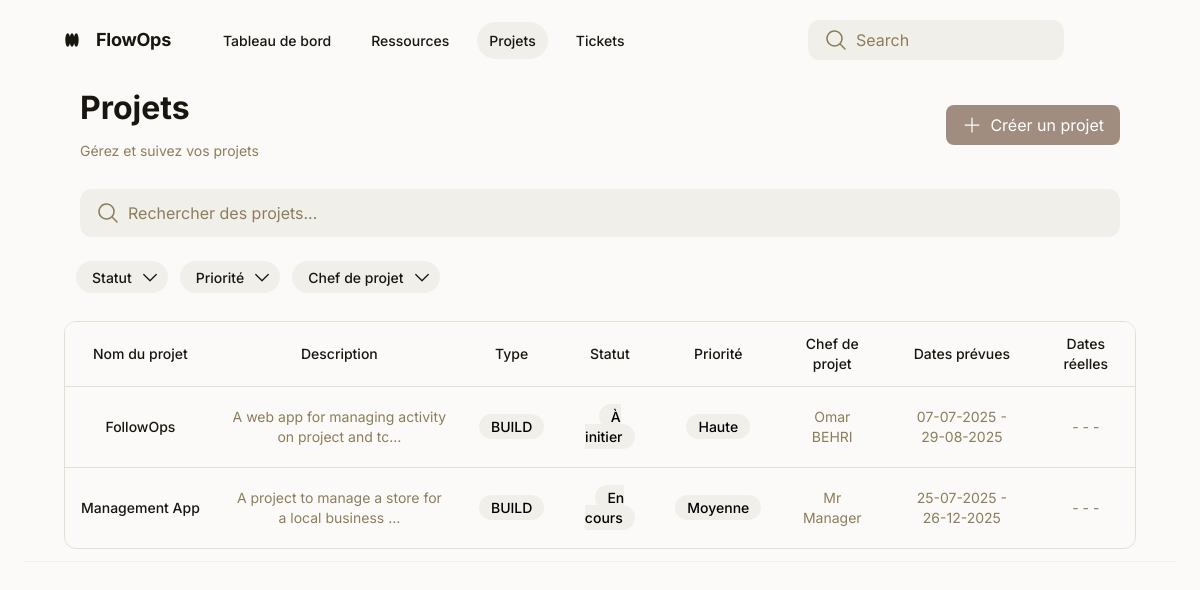
Page /projects/ (signed in) on the committed database.
### projects/models.py (models this page shows)
class Project(models.Model):
    title = models.CharField(max_length=200, verbose_name="Intitulé")
    description = models.TextField(verbose_name="Description détailée")
    type = models.CharField(max_length=20, choices=[
        ('BUILD', 'Projet (BUILD)'),
        ('RUN', 'RUN'),
    ], verbose_name="Type de projet")
    status = models.CharField(max_length=20, choices=[
        ('À initier', 'To init'),
        ('En cours', 'In progress'),
        ('Terminé', 'Finished'),
        ('Suspendu', 'Suspended'),
        ('Annulé', 'Cancelled'),
    ], verbose_name="Statut")
    priority = models.CharField(max_length=20, choices=[
        ('Basse', 'Low'),
        ('Moyenne', 'Medium'),
        ('Haute', 'High'),
        ('Critique', 'Critical'),
    ], verbose_name="Priorité")
    project_manager = models.ForeignKey('ressources.Ressource', on_delete=models.SET_NULL, null=True, blank=True, related_name='project_manager', verbose_name="Chef de projet")
    expected_start_date = models.DateField(verbose_name="Date de début prévue")
    expected_end_date = models.DateField(verbose_name="Date de fin prévue")
    start_date = models.DateField(null=True, blank=True, verbose_name="Date de début réelle")
    end_date = models.DateField(null=True, blank=True, verbose_name="Date de fin réelle")
    members = models.ManyToManyField('ressources.Ressource', related_name='members', verbose_name="Membres du projet")
    estimated_charges = models.IntegerField(verbose_name="Charges estimées (en jours ou heures)")
    progress = models.IntegerField(verbose_name="Avancement (%)")
    tags = models.ManyToManyField('Tag', related_name='projects', verbose_name="Tags ou categories")
    comments = models.ManyToManyField('CommentProject', related_name="project_comments", verbose_name="Commentaires", blank=True)
    created_at = models.DateTimeField(auto_now_add=True)
    updated_at = models.DateTimeField(auto_now=True)

### ressources/models.py (models this page shows, shortened)
class Ressource(AbstractUser):
    first_name = models.CharField(max_length=200)
    last_name = models.CharField(max_length=200)
    role = models.CharField(max_length=200)
    skills = models.TextField(blank=True)
    availability_rate = models.IntegerField(null=True, blank=True)
    manager = models.ForeignKey('self', on_delete=models.CASCADE, null=True, blank=True)
    status = models.CharField(max_length=200, choices=[
        ('Stagiaire', 'Stagiaire'),
        ('CDI', 'CDI'),
        ('Prestataire', 'Prestataire'),
        ('Alternant', 'Alternant'),
        ('CDD', 'CDD'),
        ('Autre', 'Autre')
    ])
    appRole = models.CharField(max_length=200, choices=[
        ('ADMIN', 'ADMIN'),
        ('MANAGER', 'MANAGER'),
        ('USER', 'USER')
    ])
    phone_number = models.CharField(max_length=20)
    entry_date = models.DateField(null=True, blank=True)
    location = models.CharField(max_length=200, null=True, blank=True)
    created_at = models.DateTimeField(auto_now_add=True)
    updated_at = models.DateTimeField(auto_now=True)
    email = models.EmailField(unique=True)
    profile_picture = models.ImageField(upload_to='profile_pictures/', blank=True, null=True)
    completed_tickets_count = models.IntegerField(default=0)
    completed_projects_count = models.IntegerField(default=0)
    USERNAME_FIELD = 'email'
    REQUIRED_FIELDS = ['first_name', 'last_name']
    def __str__(self):
        return f"{self.first_name} {self.last_name}"

### projects/views.py (the view)
# urls.py: path('projects/', include('projects.urls')),
@login_required
def projects(request):
    user = request.user
    if user.appRole == 'ADMIN':
        projects = Project.objects.all()
    elif user.appRole == 'MANAGER':
        projects = Project.objects.filter(project_manager=user)
    else:
        projects = Project.objects.filter(members=user)
    status_filter = request.GET.get('status')
    priority_filter = request.GET.get('priority')
    project_manager_filter = request.GET.get('project_manager')
    if status_filter:
        projects = projects.filter(status=status_filter)
    if priority_filter:
        projects = projects.filter(priority=priority_filter)
    if project_manager_filter:
        projects = projects.filter(project_manager=project_manager_filter)
    status_choices = Project._meta.get_field('status').choices
    priority_choices = Project._meta.get_field('priority').choices
    project_managers = Ressource.objects.filter(appRole__in=['ADMIN', 'MANAGER'])
    can_create_project = user.appRole in ['ADMIN', 'MANAGER']
    return render(request, 'projects.html', {
        'projects': projects,
        'can_create_project': can_create_project,
        'status_choices': status_choices,
        'priority_choices': priority_choices,
        'project_managers': project_managers,
        'current_status': status_filter,
        'current_priority': priority_filter,
        'current_project_manager': project_manager_filter
    })

### projects/templates/projects.html (shortened to what this page needs)
<!DOCTYPE html>
<html lang="fr">
<head>
  <script src="https://cdn.tailwindcss.com?plugins=forms,container-queries"></script>
</head>
<body class="relative flex size-full min-h-screen flex-col bg-[#fbfaf9] group/design-root overflow-x-hidden font-['Inter','Noto_Sans',sans-serif]">
  <div class="layout-container flex h-full grow flex-col">
    <div class="w-full px-6 py-2">
      <main class="layout-content-container flex flex-col max-w-full w-full flex-1">
        <header class="flex flex-col border-b border-solid border-b-[#f1efe9] px-10 py-3">
          <div class="flex items-center justify-between whitespace-nowrap pb-3">
            <div class="flex items-center gap-4 text-[#191610] flex-1">
              <div class="size-4">
              </div>
              <h2 class="text-lg font-bold leading-tight tracking-[-0.015em] mr-6">FlowOps</h2>
              <nav class="flex items-center gap-4">
                <a href="/dashboard/" class="nav-link">Tableau de bord</a>
                <a href="/ressources/" class="nav-link">Ressources</a>
                <a href="/projects/" class="nav-link nav-link-active">Projets</a>
                <a href="/tickets/" class="nav-link">Tickets</a>
              </nav>
            </div>
            <div class="flex items-center gap-8">
              <label class="flex flex-col min-w-40 !h-10 max-w-64">
                <div class="flex w-full flex-1 items-stretch rounded-xl h-full">
                  <div class="text-[#8c7e5a] flex border-none bg-[#f1efe9] items-center justify-center pl-4 rounded-l-xl border-r-0">
                    <svg xmlns="http://www.w3.org/2000/svg" width="24px" height="24px" fill="currentColor" viewBox="0 0 256 256"><path d="M229.66,218.34l-50.07-50.06a88.11,88.11,0,1,0-11.31,11.31l50.06,50.07a8,8,0,0,0,11.32-11.32ZM40,112a72,72,0,1,1,72,72A72.08,72.08,0,0,1,40,112Z"></path></svg>
                  </div>
                  <input type="search" placeholder="Search" class="form-input flex w-full min-w-0 flex-1 resize-none overflow-hidden rounded-xl text-[#191610] focus:outline-0 focus:ring-0 border-none bg-[#f1efe9] focus:border-none h-full placeholder:text-[#8c7e5a] px-4 rounded-l-none border-l-0 pl-2 text-base font-normal leading-normal">
                </div>
              </label>
              <div class="bg-center bg-no-repeat aspect-square bg-cover rounded-full size-10" style='background-image: url("https://lh3.googleusercontent.com/aida-public/AB6AXuCClaZNla2VNHXuP4EEYYlG4LkZLwYibWSxw8yzb3jGydK81D_AXUYkIFyinil-dc9nLIixSFYOYTnTHhPAgW7Rgol2xKBCRitPsQZieVpCouNpxeaDA1OI7g0YrTegaV3O8LYbFYa020XTuVl2BUh_ogXINAaMYgvy-Qf1gW_EwpSjARgbbgSpHrUHu2-NSkSyN6Hsnj4AV2VMoOKK1uqlaP9nCYh3DoUd0lAswDohEnIfDQFAkaDKUBLhl05fMAHKUp8zap8Bqv4")'></div>
            </div>
          </div>
        <div class="flex flex-wrap justify-between gap-3 p-4">
          <div class="flex min-w-72 flex-col gap-3">
            <p class="text-[#191610] tracking-light text-[32px] font-bold leading-tight">Projets</p>
            <p class="text-[#8c7e5a] text-sm font-normal leading-normal">Gérez et suivez vos projets</p>
          </div>
          {% if can_create_project %}
          <div class="flex items-center">
            <a href="{% url 'create_project' %}" class="flex items-center justify-center gap-2 rounded-lg bg-[#A08D80] px-4 py-2 text-white hover:bg-[#8a7a6e] transition-colors">
              <svg xmlns="http://www.w3.org/2000/svg" width="20" height="20" fill="currentColor" viewBox="0 0 256 256"><path d="M224,128a8,8,0,0,1-8,8H136v80a8,8,0,0,1-16,0V136H40a8,8,0,0,1,0-16h80V40a8,8,0,0,1,16,0v80h80A8,8,0,0,1,224,128Z"></path></svg>
              Créer un projet
            </a>
          </div>
          {% endif %}
        </div>
        <div class="px-4 py-3">
          <label class="flex flex-col min-w-40 h-12 w-full">
            <div class="flex w-full flex-1 items-stretch rounded-xl h-full">
              <div class="text-[#8c7e5a] flex border-none bg-[#f1efe9] items-center justify-center pl-4 rounded-l-xl border-r-0">
                <svg xmlns="http://www.w3.org/2000/svg" width="24px" height="24px" fill="currentColor" viewBox="0 0 256 256"><path d="M229.66,218.34l-50.07-50.06a88.11,88.11,0,1,0-11.31,11.31l50.06,50.07a8,8,0,0,0,11.32-11.32ZM40,112a72,72,0,1,1,72,72A72.08,72.08,0,0,1,40,112Z"></path></svg>
              </div>
              <input type="search" id="search-input" placeholder="Rechercher des projets..." class="form-input flex w-full min-w-0 flex-1 resize-none overflow-hidden rounded-xl text-[#333] focus:outline-0 focus:ring-0 border-none bg-[#f1efe9] focus:border-none h-full placeholder:text-[#8c7e5a] px-4 rounded-l-none border-l-0 pl-2 text-base font-normal leading-normal">
            </div>
          </label>
        </div>
        <div class="flex gap-3 p-3 flex-wrap pr-4">
          <form id="filter-form" method="get" action="{% url 'projects' %}" class="flex gap-3 flex-wrap">
            <div class="relative inline-block">
              <button type="button" id="status-dropdown-btn" class="flex h-8 shrink-0 items-center justify-center gap-x-2 rounded-full bg-[#f1efe9] pl-4 pr-2 text-[#191610] text-sm font-medium leading-normal {% if current_status %}bg-[#e3dfd3]{% endif %}">
                Statut {% if current_status %}({{ current_status }}){% endif %}
                <svg xmlns="http://www.w3.org/2000/svg" width="20px" height="20px" fill="currentColor" viewBox="0 0 256 256"><path d="M213.66,101.66l-80,80a8,8,0,0,1-11.32,0l-80-80A8,8,0,0,1,53.66,90.34L128,164.69l74.34-74.35a8,8,0,0,1,11.32,11.32Z"></path></svg>
              </button>
            </div>
            <div class="relative inline-block">
              <button type="button" id="priority-dropdown-btn" class="flex h-8 shrink-0 items-center justify-center gap-x-2 rounded-full bg-[#f1efe9] pl-4 pr-2 text-[#191610] text-sm font-medium leading-normal {% if current_priority %}bg-[#e3dfd3]{% endif %}">
                Priorité {% if current_priority %}({{ current_priority }}){% endif %}
                <svg xmlns="http://www.w3.org/2000/svg" width="20px" height="20px" fill="currentColor" viewBox="0 0 256 256"><path d="M213.66,101.66l-80,80a8,8,0,0,1-11.32,0l-80-80A8,8,0,0,1,53.66,90.34L128,164.69l74.34-74.35a8,8,0,0,1,11.32,11.32Z"></path></svg>
              </button>
            </div>
            <div class="relative inline-block">
              <button type="button" id="project-manager-dropdown-btn" class="flex h-8 shrink-0 items-center justify-center gap-x-2 rounded-full bg-[#f1efe9] pl-4 pr-2 text-[#191610] text-sm font-medium leading-normal {% if current_project_manager %}bg-[#e3dfd3]{% endif %}">
                Chef de projet {% if current_project_manager %}({{ current_project_manager }}){% endif %}
                <svg xmlns="http://www.w3.org/2000/svg" width="20px" height="20px" fill="currentColor" viewBox="0 0 256 256"><path d="M213.66,101.66l-80,80a8,8,0,0,1-11.32,0l-80-80A8,8,0,0,1,53.66,90.34L128,164.69l74.34-74.35a8,8,0,0,1,11.32,11.32Z"></path></svg>
              </button>
            </div>
          </form>
        </div>
      <div class="mt-4 w-full overflow-x-auto">
        <div class="overflow-hidden rounded-xl border border-[#e3dfd3]">
          <table class="min-w-full border-collapse text-sm">
            <thead>
              <tr class="bg-[#fbfaf9] text-left text-[#191610]">
                <th class="px-4 py-3 font-medium text-center">Nom du projet</th>
                <th class="px-4 py-3 font-medium text-center">Description</th>
                <th class="px-4 py-3 font-medium text-center">Type</th>
                <th class="px-4 py-3 font-medium text-center">Statut</th>
                <th class="px-4 py-3 font-medium text-center">Priorité</th>
                <th class="px-4 py-3 font-medium text-center">Chef de projet</th>
                <th class="px-4 py-3 font-medium text-center">Dates prévues</th>
                <th class="px-4 py-3 font-medium text-center">Dates réelles</th>
              </tr>
            </thead>
            <tbody id="projects-table-body">
              {% for project in projects %}
              <tr class="border-t border-t-[#e3dfd3]">
                <td class="whitespace-nowrap px-4 py-5 font-medium text-center">
                  <a href="{% url 'projectDetails' project.id %}" class="text-[#191610] hover:underline">{{ project.title }}</a>
                </td>
                <td class="px-4 py-5 text-[#8c7e5a] text-center">{{ project.description|truncatechars:50 }}</td>
                <td class="px-4 py-5 text-center"><span class="rounded-full bg-[#f1efe9] px-3 py-1 text-sm font-medium">{{ project.type }}</span></td>
                <td class="status-cell px-4 py-5 text-center"><span class="rounded-full bg-[#f1efe9] px-3 py-1 text-sm font-medium">{{ project.status }}</span></td>
                <td class="px-4 py-5 text-center"><span class="rounded-full bg-[#f1efe9] px-3 py-1 text-sm font-medium">{{ project.priority }}</span></td>
                <td class="px-4 py-5 text-[#8c7e5a] text-center">{{ project.project_manager }}</td>
                <td class="px-4 py-5 text-[#8c7e5a] text-center">{{ project.expected_start_date|date:"d-m-Y" }} - {{ project.expected_end_date|date:"d-m-Y" }}</td>
                <td class="px-4 py-5 text-[#8c7e5a] text-center">
                  {% if project.start_date %}{{ project.start_date|date:"d-m-Y" }}{% else %}-{% endif %} -
                  {% if project.end_date %}{{ project.end_date|date:"d-m-Y" }}{% else %}-{% endif %}
                </td>
              </tr>
              {% empty %}
              <tr class="border-t border-t-[#e3dfd3]">
                <td colspan="8" class="px-4 py-5 text-center text-[#8c7e5a]">Aucun projet trouvé</td>
              </tr>
              {% endfor %}
            </tbody>
          </table>
        </div>
      </div>
    </header>
    </main>
    </div>
  </div>
</body>
</html>

### projects/templates/projects.html (style rules this page uses)
:root { --primary-color: #A08D80; --secondary-color: #D4CCC1; --text-color-dark: #3F3C3A; --text-color-medium: #6E6864; --text-color-light: #9C9591; --bg-light: #FBF9F7; --bg-white: #FFFFFF; --border-color: #EBE5E0; --status-active-bg: #EAE6DF; --status-active-text: #6E6864; --status-inactive-bg: #F7EAE3; --status-inactive-text: #A08D80; --nav-link-color: #191610; --nav-link-hover-bg: #f1efe9; --nav-link-active-bg: #f1efe9; --nav-link-active-color: #191610; --button-bg-light: #F0EDE9; --shadow-light: rgba(0, 0, 0, 0.03); }
.nav-link { display: flex; align-items: center; gap: 0.5rem; padding: 0.5rem 0.75rem; color: var(--nav-link-color); font-size: 0.875rem; font-weight: 500; border-radius: 9999px; transition: background-color 0.2s ease, color 0.2s ease; white-space: nowrap; }
.nav-link-active { background-color: var(--nav-link-active-bg); color: var(--nav-link-active-color); }

### rows in the picture
Project: title "FollowOps", description "A web app for managing activity on project and tc…", type "BUILD", status "À initier", priority "Haute", project_manager "Omar BEHRI", expected_start_date "07-07-2025", expected_end_date "29-08-2025"
Project: title "Management App", description "A project to manage a store for a local business …", type "BUILD", status "En cours", priority "Moyenne", project_manager "Mr Manager", expected_start_date "25-07-2025", expected_end_date "26-12-2025"
